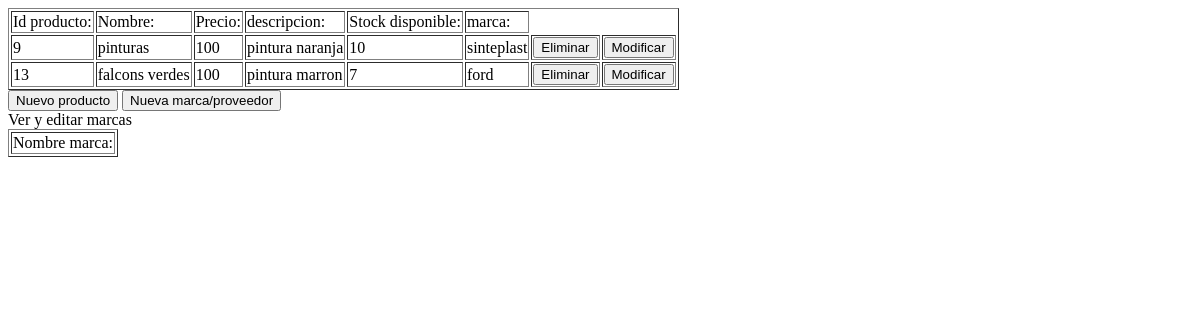
Before: / with the older database file.
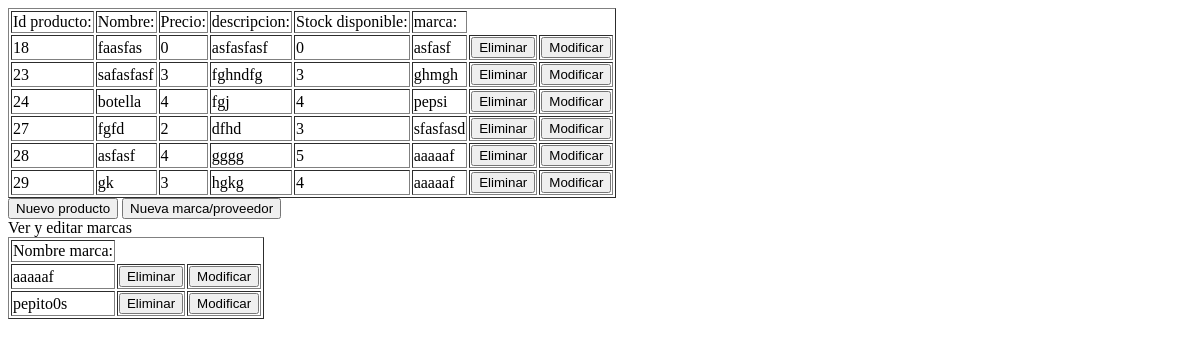
After: the same page with the newer database file.
### tables this page shows
CREATE TABLE `marca` (
  `id_producto` int(11) NOT NULL,
  `marca_nombre` varchar(100) NOT NULL
);

CREATE TABLE `productos` (
  `id_producto` int(11) NOT NULL,
  `nombre` varchar(100) NOT NULL,
  `precio` int(11) NOT NULL,
  `descripcion` varchar(300) NOT NULL,
  `stock` int(11) NOT NULL
);

CREATE TABLE `nombres_marca` (
  `id_marca` int(11) NOT NULL,
  `nombre_marca` text NOT NULL
);

### functions.php (called while the page is built, shortened)
<?php
    function showAll($conn){
        $sql = "SELECT * FROM productos inner join marca on productos.id_producto = marca.id_producto";
        $stmt = $conn->prepare($sql);
        $stmt->execute();
        $result = $stmt->fetchAll(PDO::FETCH_ASSOC);
        return $result;
    }
    function BuscarNombres_marca($conn){
        $sql = "SELECT id_marca, nombre_marca FROM nombres_marca";
        $stmt = $conn->prepare($sql);
        $stmt->execute();
        $result = $stmt->fetchAll(PDO::FETCH_ASSOC);
        return $result;
    }
?>

### table.php (the view, shortened to what this page needs)
<table border="1">
    <tr>
        <td>Id producto: </td>
        <td>Nombre: </td>
        <td>Precio: </td>
        <td>descripcion: </td>
        <td>Stock disponible: </td>
        <td>marca: </td>
    </tr>
<?php foreach ($productos as $key): ?>
    <tr>
        <td><?php echo $key["id_producto"] ?></td>
        <td><?php echo $key["nombre"] ?></td>
        <td><?php echo $key["precio"] ?></td>
        <td><?php echo $key["descripcion"] ?></td>
        <td><?php echo $key["stock"] ?></td>
        <td><?php echo $key["marca_nombre"] ?></td>
        <form action="./logic.php" method="post">
        <td> <button class='btn' name="delete" >Eliminar</button> </td>
        </form>
        <td> <button class="btn" onclick="create(`<?php echo $key['nombre']?>`, <?php echo $key['precio']?>, `<?php echo $key['descripcion']?>`, <?php echo $key['stock']?>, `<?php echo $key['marca_nombre']?>`, <?php echo $key['id_producto']?>, 'actualizar')">Modificar</button> </td>
    </tr>
<?php endforeach;
?>
</table>

### tableMarcas.php (shortened to what this page needs)
    <summary>Ver y editar marcas</summary>
<table border="1">
    <tr>
        <td>Nombre marca: </td>
    </tr>
    <?php foreach ($nombres_marca as $key): ?>
        <tr>
            <td><?php echo $key['nombre_marca'] ?> </td>
            <td>
                <form action="./logic.php" method="post">
                    <button class="btn" name="eliminar_marca" >Eliminar</button>
                </form>
            </td>
            <td><button class="btn" onclick="modificarMarca(`<?php echo $key['nombre_marca'] ?>`)" >Modificar</button></td>
        </tr>
    <?php endforeach; ?>
</table>

Changed rows visible on the page:
removed marca: id_producto "9", id_producto.nombre "pinturas", id_producto.precio "100", id_producto.descripcion "pintura naranja", id_producto.stock "10", marca_nombre "sinteplast"
removed marca: id_producto "13", id_producto.nombre "falcons verdes", id_producto.precio "100", id_producto.descripcion "pintura marron", id_producto.stock "7", marca_nombre "ford"
added marca: id_producto "18", id_producto.nombre "faasfas", id_producto.precio "0", id_producto.descripcion "asfasfasf", id_producto.stock "0", marca_nombre "asfasf"
added marca: id_producto "23", id_producto.nombre "safasfasf", id_producto.precio "3", id_producto.descripcion "fghndfg", id_producto.stock "3", marca_nombre "ghmgh"
added marca: id_producto "24", id_producto.nombre "botella", id_producto.precio "4", id_producto.descripcion "fgj", id_producto.stock "4", marca_nombre "pepsi"
added marca: id_producto "27", id_producto.nombre "fgfd", id_producto.precio "2", id_producto.descripcion "dfhd", id_producto.stock "3", marca_nombre "sfasfasd"
added marca: id_producto "28", id_producto.nombre "asfasf", id_producto.precio "4", id_producto.descripcion "gggg", id_producto.stock "5", marca_nombre "aaaaaf"
added marca: id_producto "29", id_producto.nombre "gk", id_producto.precio "3", id_producto.descripcion "hgkg", id_producto.stock "4", marca_nombre "aaaaaf"
added nombres_marca: nombre_marca "aaaaaf"
added nombres_marca: nombre_marca "pepito0s"
